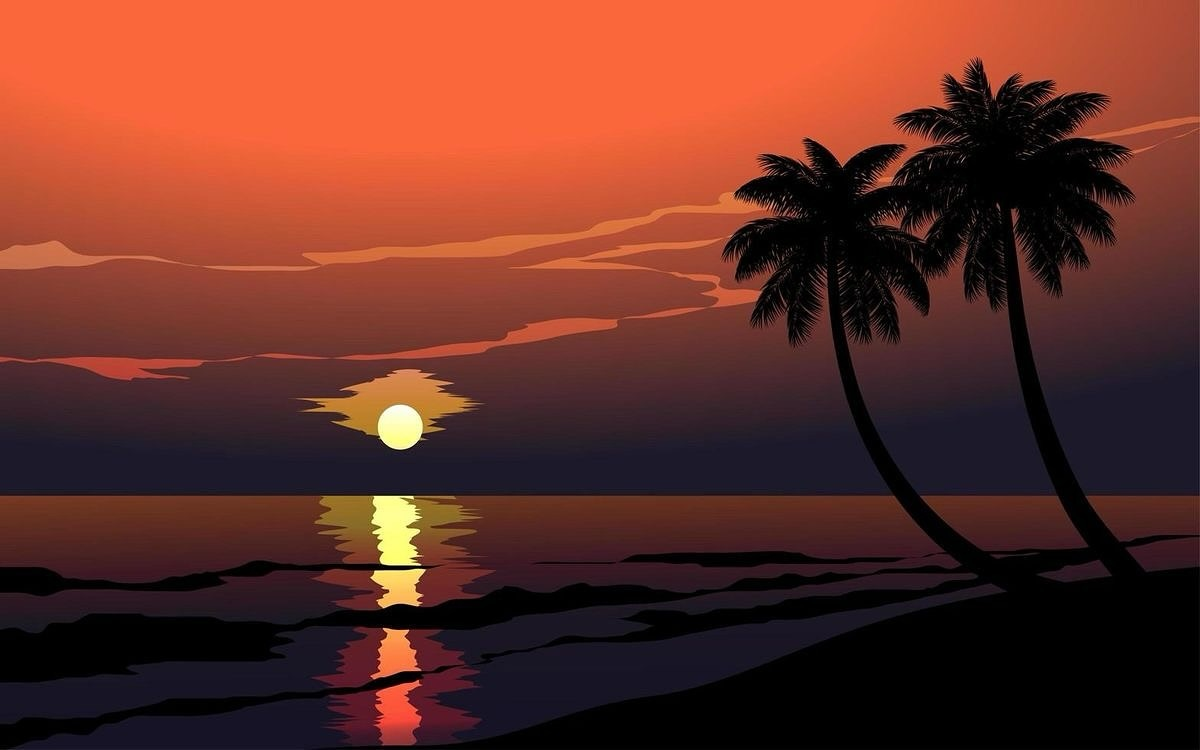
#> input picture 2_open_cv/images/wall_5.jpg, 1200 x 750 px
$ python 2_1_4_edge_detection.py   (older library calls are emulated)
#> lines starting #> are read from the running program, lines starting #| are printed output that depends on the picture
import cv2
img = cv2.imread('../images/wall_5.jpg')
#> img is the input picture: shape (750, 1200, 3); mean B, G, R 38.2, 48.7, 102.1
img_gray = cv2.cvtColor(img,cv2.COLOR_BGR2GRAY)
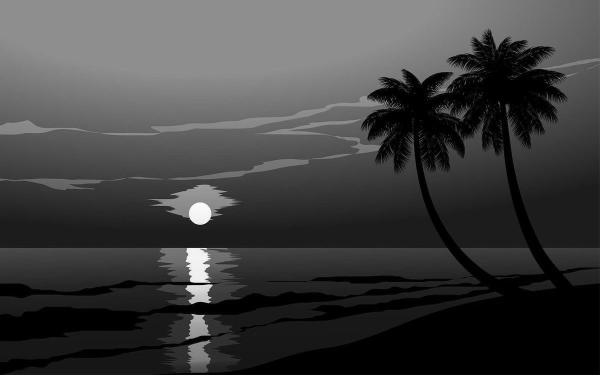
#> img_gray: shape (750, 1200) (shown at 1/2 size); min 0, max 253, mean 63.5
sobel_x = cv2.Sobel(img_gray,ddepth=cv2.CV_64F,dx=1, dy=0)
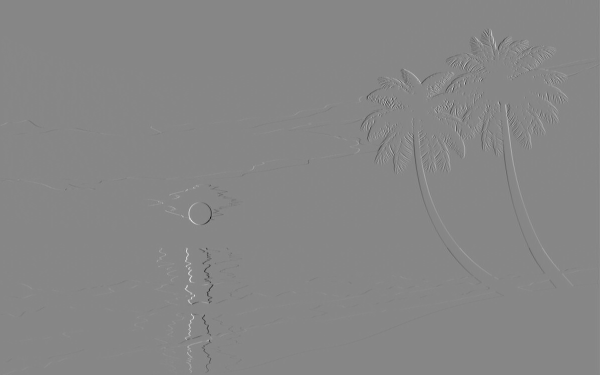
#> sobel_x: shape (750, 1200) float64 (shown at 1/2 size); min -835, max 744, mean -0.1; drawn with min black and max white
# [5 lines of commented-out code are left out]
cv2.imshow('Image3',sobel_x)
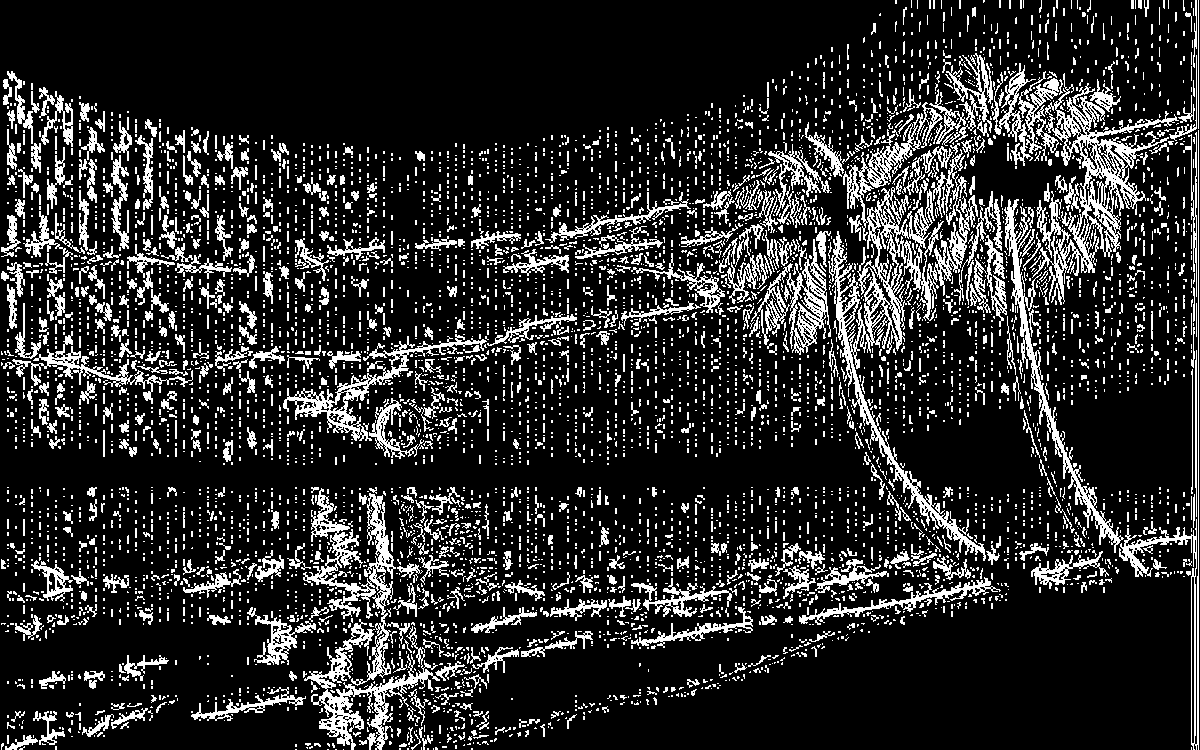
#> window 'Image3': shape (750, 1200); 16.9% white in thin lines or dots
cv2.waitKey(0)
cv2.destroyAllWindows()

$ run again, with 2_open_cv/images/wall_1.jpg copied over 2_open_cv/images/wall_5.jpg
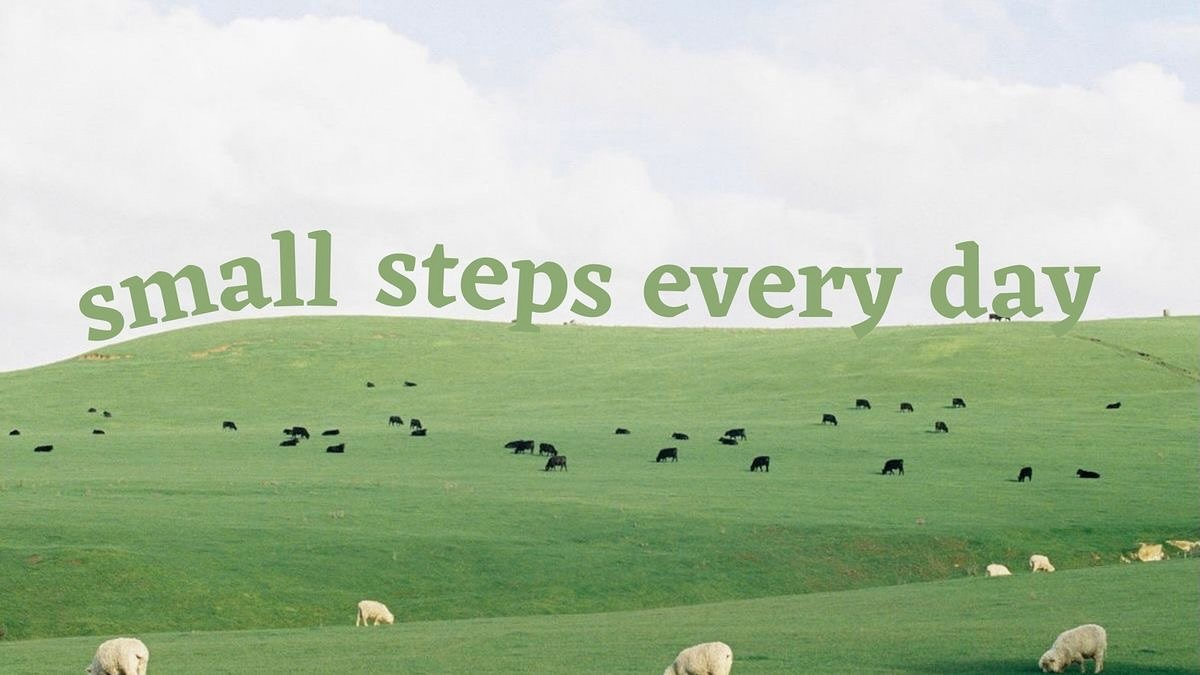
#> input picture 2_open_cv/images/wall_1.jpg, 1200 x 675 px
#> img is the input picture: shape (675, 1200, 3); mean B, G, R 161.9, 191.8, 173.8
#> `sobel_x = cv2.Sobel(img_gray,ddepth=cv2.CV_64F,dx=1, dy=0)`:
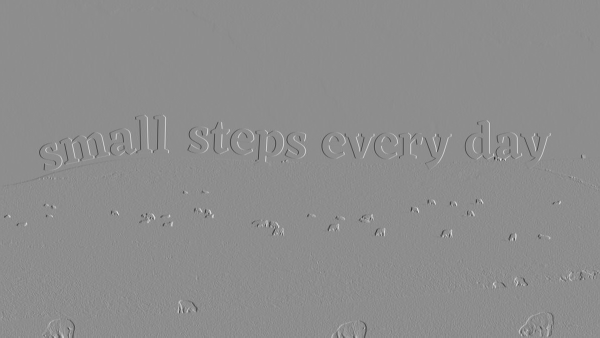
#> sobel_x: shape (675, 1200) float64 (shown at 1/2 size); min -724, max 580, mean -0.1; drawn with min black and max white
#> `cv2.imshow('Image3',sobel_x)`:
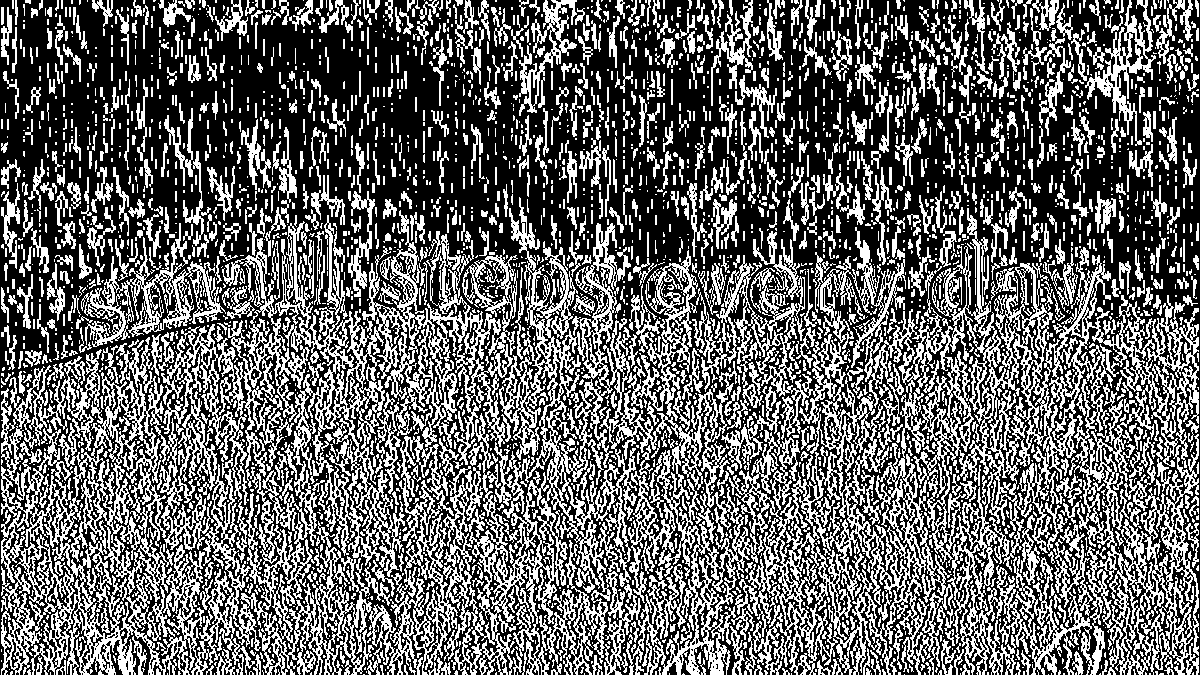
#> window 'Image3': shape (675, 1200); 39.3% white in thin lines or dots
